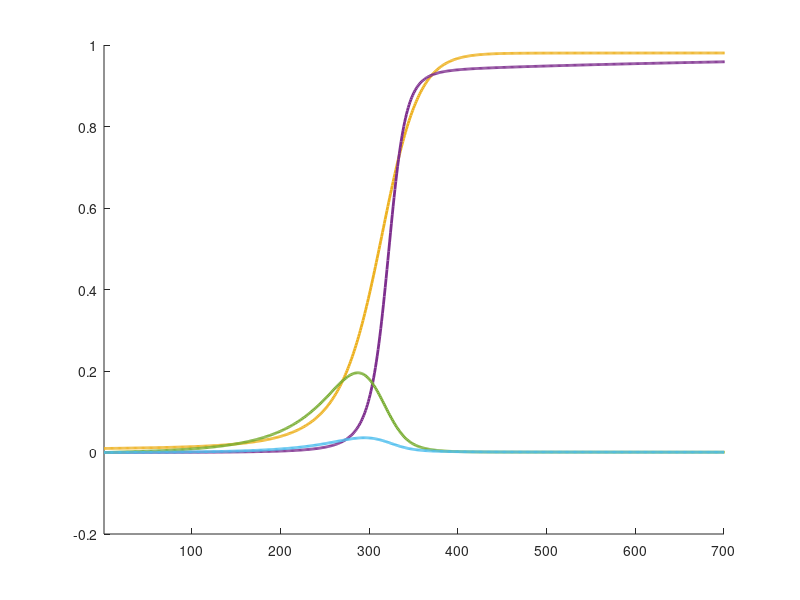

MATLAB code for this plot:
% This script generates Fig. 3b (Main text). It generates data for a single
% trial run, then uses this data to plot how cooperator frequency, tag
% diversity, linkage disequilibrium and relatedness change over
% generations.

clearvars
close all
clc

tagSkewIni = 0.99; % This parameter captures the initial tag frequency distribution. It ranges from zero to one. When 0, all tag groups are roughly equal frequency initially. When 1, one tag starts at fixation. When intermediate, the dominant tag has some intermediate initial skew.
helpini = 0.01; % Proportion altruists within tag groups at start of run.
alpha = 1; % partner recycling probability
b=0.3; % benefit of cooperation
c=0.1; % cost of cooperation
T = 700; % generations
m=0.3; % migration rate
r=0.1; % recombination rate
tag = 100; % maximum number of tags (this is labelled as L_{max} in the text).
mu =  0.001 ; % trait mutation rate
N = 30 ; % deme size

% the following 7 lines of code set up the initial genotype frequencies;
maj = (1/tag) * (1 - tagSkewIni) + tagSkewIni ;
popIni = zeros(2,4,tag);
popIni(1,1,:) = rand(1,tag);
popIni(1,1,:) = popIni(1,1,:) ./ ( sum(sum(popIni(1,1,:)))-popIni(1,1,1) ) .* (1-maj)  ;
popIni(1,1,1) = maj ;
popIni(1,1,:) = popIni(1,1,:) .* (1-helpini);
popIni(2,1,:) = (popIni(1,1,:) ./ (1-helpini) ) .* helpini;

% 'pop' (below) is a 4 dimensional matrix that is initially empty, but 
% will be populated to track the evolutionary process. The 2 x 4 x tag x 
% T+1 matrix can be understood as follows. The fourth dimension denotes the
% generation (ranging from generation 1 to generation T+1). In a given
% generation, the third dimension of the matrix denotes tag ID. This ranges
% from 1 to 'tag' (where 'tag' is labelled as Lmax in the text). The first
% dimension of the matrix (rows) denotes trait ID. This ranges from 1 
% (defectors) to 2 (helpers). The second dimension of the matrix (columns)
% is populated as follows. The first column denotes genotype frequency at
% the start of the generation. The second column reflects trait ID, and is
% 1 for helpers (i.e. second row of the second column of the matrix is 
% always 1) and zero for defectors (i.e. first row the second column of 
% the matrix is always 0). The third column denotes genotype frequency
% after selection. The forth column denotes genotype frequency after
% recombination. The matrix therefore tracks all genotype frequencies for
% each generation (1 to T+1) and at each lifecycle stage within each
% generation.

pop = zeros(2,4,tag,T+1); 
pop(:,:,:,1) = popIni; % This populates initial genotype frequencies.
pop(2,2,:,:) = 1;  % As mentioned above, the second row of the second column is set to one (indicating helping).

% gamma (below) is the probability that 3 individuals coalesce at 2 loci
% (see Supp. Info. 4b).
gamma = ((-1+m)^3*(-12*(-1+r)^3-16*m^7*(-3+N)*(-2+N)*(-1+N)^3*(-1+r)^3+2*m^8*(-3+N)*(-2+N)*(-1+N)^3*(-1+r)^3+2*N^5*(-2+r)*r^2+4*N*(-1+r)*(-2+3*r)*(-5+4*r)+N^4*r*(-26+(44-17*r)*r)+N^3*(-1+r)*(18+13*r*(-7+4*r))-N^2*(-1+r)*(45+r*(-134+73*r))+m^6*(-2+N)*(-1+N)^2*(-1+r)*(168*(-1+r)^2+N*(-221+(448-225*r)*r)+N^2*(55+56*(-2+r)*r))-m^5*(-1+N)^2*(-1+r)*(-672*(-1+r)^2+N^3*(106+r*(-225+113*r))+4*N*(299+r*(-616+311*r))-2*N^2*(321+r*(-671+338*r)))+m^4*(-1+N)*(-1+r)*(840*(-1+r)^2+N^3*(-883+(1951-989*r)*r)+N^4*(122+r*(-281+143*r))-10*N*(229+r*(-476+241*r))+N^2*(2209+r*(-4750+2417*r)))+m^2*(-1+N)*(336*(-1+r)^3-N^3*(-1+r)*(260+r*(-756+397*r))-2*N*(-1+r)*(431+r*(-952+491*r))+N^2*(-1+r)*(751+r*(-1884+989*r))+N^4*(-24+r*(122+r*(-158+57*r))))-m^3*(-1+N)*(672*(-1+r)^3-4*N^3*(-1+r)*(159+2*r*(-193+99*r))-8*N*(-1+r)*(223+r*(-476+243*r))+4*N^2*(-1+r)*(415+r*(-947+488*r))+N^4*(-80+r*(298+r*(-334+115*r))))+m*(96*(-1+r)^3-4*N^5*r*(5+2*r*(-5+2*r))+22*N^2*(-1+r)*(19+r*(-49+26*r))-4*N*(-1+r)*(83+r*(-184+95*r))-N^3*(-1+r)*(230+r*(-743+403*r))+N^4*(-48+r*(278+r*(-364+131*r))))))/((-1+(-2+m)*m*(-1+N))*(-12*(-1+r)^3-9*m^8*(-3+N)*(-2+N)^2*(-1+N)^3*(-1+r)^3+m^9*(-3+N)*(-2+N)^2*(-1+N)^3*(-1+r)^3+2*N^5*(-2+r)*r^2+4*N*(-1+r)*(-2+3*r)*(-5+4*r)+N^4*r*(-26+(44-17*r)*r)+N^3*(-1+r)*(18+13*r*(-7+4*r))-N^2*(-1+r)*(45+r*(-134+73*r))+m^7*(-2+N)*(-1+N)^2*(-1+r)*(-216*(-1+r)^2+N^3*(-7+6*r)*(-5+6*r)+N^2*(-211+430*r-216*r^2)+N*(390-786*r+394*r^2))-m^6*(-2+N)*(-1+N)^2*(-1+r)*(-504*(-1+r)^2+N^2*(-466+(987-500*r)*r)+14*N*(63+r*(-129+65*r))+N^3*(76+r*(-167+84*r)))+m^5*(-2+N)*(-1+N)^2*(-1+r)*(-756*(-1+r)^2+42*N*(30+r*(-63+32*r))-3*N^2*(211+4*r*(-119+61*r))+N^3*(98+r*(-244+125*r)))+m*(-1+N)*(-108*(-1+r)^3+4*N^5*(-2+r)*r^2-2*N^4*r*(-5+3*r)*(-6+7*r)+3*N^3*(-1+r)*(22+r*(-108+61*r))+4*N*(-1+r)*(69+r*(-159+83*r))-N^2*(-1+r)*(227+r*(-680+369*r)))-m^2*(-1+N)*(-432*(-1+r)^3+2*N^5*r*(16+r*(-32+13*r))-6*N^2*(-1+r)*(193+5*r*(-100+53*r))+12*N*(-1+r)*(99+r*(-219+113*r))+N^3*(-1+r)*(484+r*(-1607+874*r))+6*N^4*(12+r*(-78+(106-39*r)*r)))+m^3*(-1+N)*(-1008*(-1+r)^3+140*N*(-1+r)*(21+r*(-45+23*r))+N^3*(-1+r)*(1583+6*r*(-716+379*r))-2*N^2*(-1+r)*(1592+r*(-3759+1957*r))+2*N^4*(174+r*(-764+(915-323*r)*r))+2*N^5*(-12+r*(74+r*(-101+37*r))))-m^4*(-1+N)*(-1512*(-1+r)^3+140*N*(-1+r)*(33+r*(-69+35*r))-4*N^2*(-1+r)*(1339+4*r*(-742+381*r))+N^3*(-1+r)*(2932+r*(-7029+3646*r))+N^4*(754+r*(-2771+(3077-1059*r)*r))+N^5*(-72+r*(298+r*(-348+121*r))))));
% phi (below) is the probability that 2 individuals coalesce at 2 loci
% (see Supp. Info. 4b).
phi = -(((-1+m)^2*(-12*(-1+r)^3-9*m^8*(-3+N)*(-2+N)^2*(-1+N)^3*(-1+r)^3+m^9*(-3+N)*(-2+N)^2*(-1+N)^3*(-1+r)^3+2*N^5*(-2+r)*r^2+4*N*(-1+r)*(-2+3*r)*(-5+4*r)+N^4*r*(-26+(44-17*r)*r)+N^3*(-1+r)*(18+13*r*(-7+4*r))-N^2*(-1+r)*(45+r*(-134+73*r))+m^7*(-2+N)*(-1+N)^2*(-1+r)*(-216*(-1+r)^2+35*N^3*(-1+r)^2+N^2*(-211-212*(-2+r)*r)+N*(390-786*r+394*r^2))-m^6*(-2+N)*(-1+N)^2*(-1+r)*(-504*(-1+r)^2+N^3*(-1+r)*(-76+77*r)+N^2*(-466+(945-472*r)*r)+14*N*(63+r*(-129+65*r)))+m^5*(-2+N)*(-1+N)*(-1+r)*(756*(-1+r)^2+2*N^4*(-1+r)*(-49+52*r)+N^3*(-731-753*(-2+r)*r)-42*N*(48+r*(-99+50*r))+N^2*(1893+2*r*(-1977+998*r)))-m^4*(-1+N)*(-1512*(-1+r)^3+2*N^5*(-1+r)^2*(-36+43*r)+140*N*(-1+r)*(33+r*(-69+35*r))-4*N^2*(-1+r)*(1339+2*r*(-1439+732*r))+N^3*(-1+r)*(2932+r*(-6321+3194*r))+N^4*(754+r*(-2371+(2441-823*r)*r)))+m^3*(-1+N)*(-1008*(-1+r)^3+8*N^5*(-1+r)^2*(-3+5*r)+140*N*(-1+r)*(21+r*(-45+23*r))-2*N^2*(-1+r)*(1592+3*r*(-1203+619*r))+N^3*(-1+r)*(1583+2*r*(-1837+938*r))+N^4*(348+r*(-1168+(1253-429*r)*r)))+m^2*(-432*(-1+r)^3-8*N^6*(-1+r)^2*r+N^3*(-1+r)*(1642+15*r*(-279+146*r))+12*N*(-1+r)*(135+r*(-291+149*r))-2*N^2*(-1+r)*(1173+r*(-2748+1429*r))+N^4*(556+r*(-2097+(2362-815*r)*r))+N^5*(-72+r*(304+r*(-374+135*r))))+m*(108*(-1+r)^3-N^3*(-1+r)*(293-924*r+500*r^2)-2*N^5*r*(12+5*r*(-5+2*r))-4*N*(-1+r)*(96+r*(-213+110*r))+N^2*(-1+r)*(503+r*(-1292+685*r))+N^4*(-66+r*(360+r*(-465+167*r))))))/((-1+(-2+m)*m*(-1+N))*(-12*(-1+r)^3-9*m^8*(-3+N)*(-2+N)^2*(-1+N)^3*(-1+r)^3+m^9*(-3+N)*(-2+N)^2*(-1+N)^3*(-1+r)^3+2*N^5*(-2+r)*r^2+4*N*(-1+r)*(-2+3*r)*(-5+4*r)+N^4*r*(-26+(44-17*r)*r)+N^3*(-1+r)*(18+13*r*(-7+4*r))-N^2*(-1+r)*(45+r*(-134+73*r))+m^7*(-2+N)*(-1+N)^2*(-1+r)*(-216*(-1+r)^2+N^3*(-7+6*r)*(-5+6*r)+N^2*(-211+430*r-216*r^2)+N*(390-786*r+394*r^2))-m^6*(-2+N)*(-1+N)^2*(-1+r)*(-504*(-1+r)^2+N^2*(-466+(987-500*r)*r)+14*N*(63+r*(-129+65*r))+N^3*(76+r*(-167+84*r)))+m^5*(-2+N)*(-1+N)^2*(-1+r)*(-756*(-1+r)^2+42*N*(30+r*(-63+32*r))-3*N^2*(211+4*r*(-119+61*r))+N^3*(98+r*(-244+125*r)))+m*(-1+N)*(-108*(-1+r)^3+4*N^5*(-2+r)*r^2-2*N^4*r*(-5+3*r)*(-6+7*r)+3*N^3*(-1+r)*(22+r*(-108+61*r))+4*N*(-1+r)*(69+r*(-159+83*r))-N^2*(-1+r)*(227+r*(-680+369*r)))-m^2*(-1+N)*(-432*(-1+r)^3+2*N^5*r*(16+r*(-32+13*r))-6*N^2*(-1+r)*(193+5*r*(-100+53*r))+12*N*(-1+r)*(99+r*(-219+113*r))+N^3*(-1+r)*(484+r*(-1607+874*r))+6*N^4*(12+r*(-78+(106-39*r)*r)))+m^3*(-1+N)*(-1008*(-1+r)^3+140*N*(-1+r)*(21+r*(-45+23*r))+N^3*(-1+r)*(1583+6*r*(-716+379*r))-2*N^2*(-1+r)*(1592+r*(-3759+1957*r))+2*N^4*(174+r*(-764+(915-323*r)*r))+2*N^5*(-12+r*(74+r*(-101+37*r))))-m^4*(-1+N)*(-1512*(-1+r)^3+140*N*(-1+r)*(33+r*(-69+35*r))-4*N^2*(-1+r)*(1339+4*r*(-742+381*r))+N^3*(-1+r)*(2932+r*(-7029+3646*r))+N^4*(754+r*(-2771+(3077-1059*r)*r))+N^5*(-72+r*(298+r*(-348+121*r)))))));
% phi (below) is the probability that 2 individuals coalesce at 1 locus
% (see Supp. Info. 4b).
F = (1-m)^2 / ( (1-m)^2 + N*(1-(1-m)^2)) ;

helperFreq(1) = sum(pop(2,1,:,1))  ;   % This is the frequency of the cooperation allele initially.

numberTags(1) = 1/(sum(sum(pop(:,1,:,1)).^2))  ;  % This is tag diversity initially.

linkageDis(1) = sum((pop(2,1,:,1) ./ sum(pop(:,1,:,1)) - helperFreq(1)) .* sum(pop(:,1,:,1)));  % This is linkage disequilibrium initially.


for t=1:T % This for loop iterates the population genetic model given in the main text and Supp. Info. 4b, over T generations. 

fi = sum(pop(:,1,:,t) ); % This array gives the population frequency of each tag
pi = sum(pop(:,1,:,t) .* pop(:,2,:,t)) ./ fi; % This array gives the cooperator proportion for each tag (i.e. it gives, for each tag, the proportion of individuals who are cooperators).
denom = (1 - alpha .* (1-fi) .* (1-F)); % This variable (short for denominator) is defined as it is used in multiple calculations below.
M1 = ((F+(1-F).* fi) ./ denom); % This array gives the per-generation probability of obtaining a social interaction.
M2 = ((pop(:,2,:,t) .* (phi + (F-phi).* fi) + (F-phi) .* pi + (1-2*F+phi) .* pi .* fi) ./ denom); % This array gives the per-generation probability of receiving help.
pavg = sum(pi.*fi); % This gives the population frequency of the cooperation allele.

% The below array gives Rtag values for each tag (Rtag is  relatedness at
% the trait locus obtained by matching at the tag locus).
RtagList = ((fi .* (-2 .* F .* pi + F + (pi-1) .* phi + pi) + F .* pi - pi.*phi + phi ) ./ (fi.*(-F) + fi + F) - pavg) ./ (1-pavg);

% The below array gives pedigree relatedness. This is relatedness at the
% trait locus that would be obtained by matching at the tag locus if there 
% was no linkage disequilibrium (pi = pavg). It is Equation 37 in the Supp.
% Info.
RPedList = (phi + (F-phi).*fi) ./ (F + (1-F).*fi) ;

% The below gives the average Rtag across all individuals in the population
% in generation t.
Rtag(t) = sum(RtagList .* fi);
% The below gives the average pedigree relatedness across all individuals 
% in the population in generation t.
RPed(t) = sum(RPedList .* fi);

% The below entry (into column 3) gives genotype frequencies after 
% selection (but before recombination and mutation).
pop(:,3,:,t) = pop(:,1,:,t) .* ( 1  + ... 
                  b .*  M2   ...
                - c .* M1 .* pop(:,2,:,t)   ... 
                - (1-m) .* (b-c)  .* ( (M1.*pop(:,2,:,t))/N  + M2/N + (N-2)/N .* ... 
               (gamma .* pop(:,2,:,t) + (F-gamma) .* sum(pi.*fi)  + ...
               + (F-gamma) .* pop(:,2,:,t) .* sum((fi .* (fi + (1-fi).*alpha.*M1))) ...
               + (1-2*F+gamma) .* sum((fi .* pi .* (fi + (1-fi).*alpha.*M1))))) ...
               - m .* (b-c) .*  sum((fi .* pi .* M1)));
 
% The below calculation (dividing all genotype frequencies by the sum of 
% genotype frequencies) serves to ensure that genotype frequencies sum to 
% 1, which prevents the proliferation of rounding errors over successive 
% generations.          
pop(:,3,:,t) = pop(:,3,:,t) ./ sum(sum(pop(:,3,:,t))) ;
  
% The below entry (into column 4) gives genotype frequencies after 
% recombination (but before mutation).
pop(:,4,:,t) =  pop(:,3,:,t) .* (2*F-phi) .* (1-m)^2 + (1-(2*F-phi).*(1-m)^2) .* ...
    (pop(:,3,:,t) .* (pop(:,3,:,t) + (sum(pop(:,3,:,t))-pop(:,3,:,t)) + (sum(pop(:,3,:,t),3) - pop(:,3,:,t)) + ...  % individual with both tag and trait mating with individual with one or both of tag and trait 
    (1-r) .* (1-sum(pop(:,3,:,t))-sum(pop(:,3,:,t),3) + pop(:,3,:,t))) + ... % individual with tag and trait mating but not recombining with individual lacking both tag and trait
    r .* (sum(pop(:,3,:,t))-pop(:,3,:,t)) .* (sum(pop(:,3,:,t),3) - pop(:,3,:,t))); % individual with one of tag and trait mating and recombining with individual with the other of the tag / trait

% The below calculation (dividing all genotype frequencies by the sum of 
% genotype frequencies) serves to prevent rounding errors (as above). 
pop(:,4,:,t) = pop(:,4,:,t) ./ sum(sum(pop(:,4,:,t))) ;

% The below entry gives genotype frequencies after trait mutation. This is
% entered into column 1 for the next generation (t+1).
pop(1,1,:,t+1) = pop(2,4,:,t) .* (mu) + pop(1,4,:,t) .* (1-mu);  
pop(2,1,:,t+1) = pop(1,4,:,t) .* (mu) + pop(2,4,:,t) .* (1-mu);  

% The below calculation (dividing all genotype frequencies by the sum of 
% genotype frequencies) serves to prevent rounding errors (as above).
pop(:,1,:,t+1) = pop(:,1,:,t+1) ./ sum(sum(pop(:,1,:,t+1))) ;
 

% The following three lines of code serve to record our summary statistics
% for each generation: cooperation frequency, tag diversity and linkage
% disequilibrium.
helperFreq(t+1) = sum(pop(2,1,:,t+1))  ; 
numberTags(t+1) = 1/(sum(sum(pop(:,1,:,t+1)).^2))  ;
linkageDis(t+1) = sum(abs(pop(2,1,:,t+1) ./ sum(pop(:,1,:,t+1)) - helperFreq(t+1)) .* sum(pop(:,1,:,t+1)));

end

figure

% The below calculation standardises tag diversity, so that it
% ranges between 0 and 1, rather than between 1 and tag (L_{max}), which 
% means it can be plotted alongside our other summary statistics.
numberTagsStd = (numberTags-1) ./ (tag-1) ;

% The below calculation standardises linkage disequilibrium, so that it
% ranges between 0 and 1, rather than between 0 and 0.5, which 
% means it can be plotted alongside our other summary statistics.
linkageDisStd = linkageDis ./ 0.5; 

% The following line plots cooperator frequency over generations.
plot(1:T+1,helperFreq,'Color',[0.9290, 0.6940, 0.1250],'LineWidth',2,'LineStyle','-')
hold on
% The following line plots tag diversity over generations.
plot(1:T+1,numberTagsStd,'Color',[0.4940, 0.1840, 0.5560],'LineWidth',2,'LineStyle','-')
% The following line plots linkage disequilibrium over generations.
plot(1:T+1,linkageDisStd,'Color',[0.4660, 0.6740, 0.1880],'LineWidth',2,'LineStyle','-')
% The following line plots the difference between pedigree and tag
% relatedness, over generations.
plot(1:T,RPed-Rtag,'Color',[0.3010, 0.7450, 0.9330]	,'LineWidth',2,'LineStyle','-')
hold off
box off
set(gcf,'color','white')
xlim([1,T])
